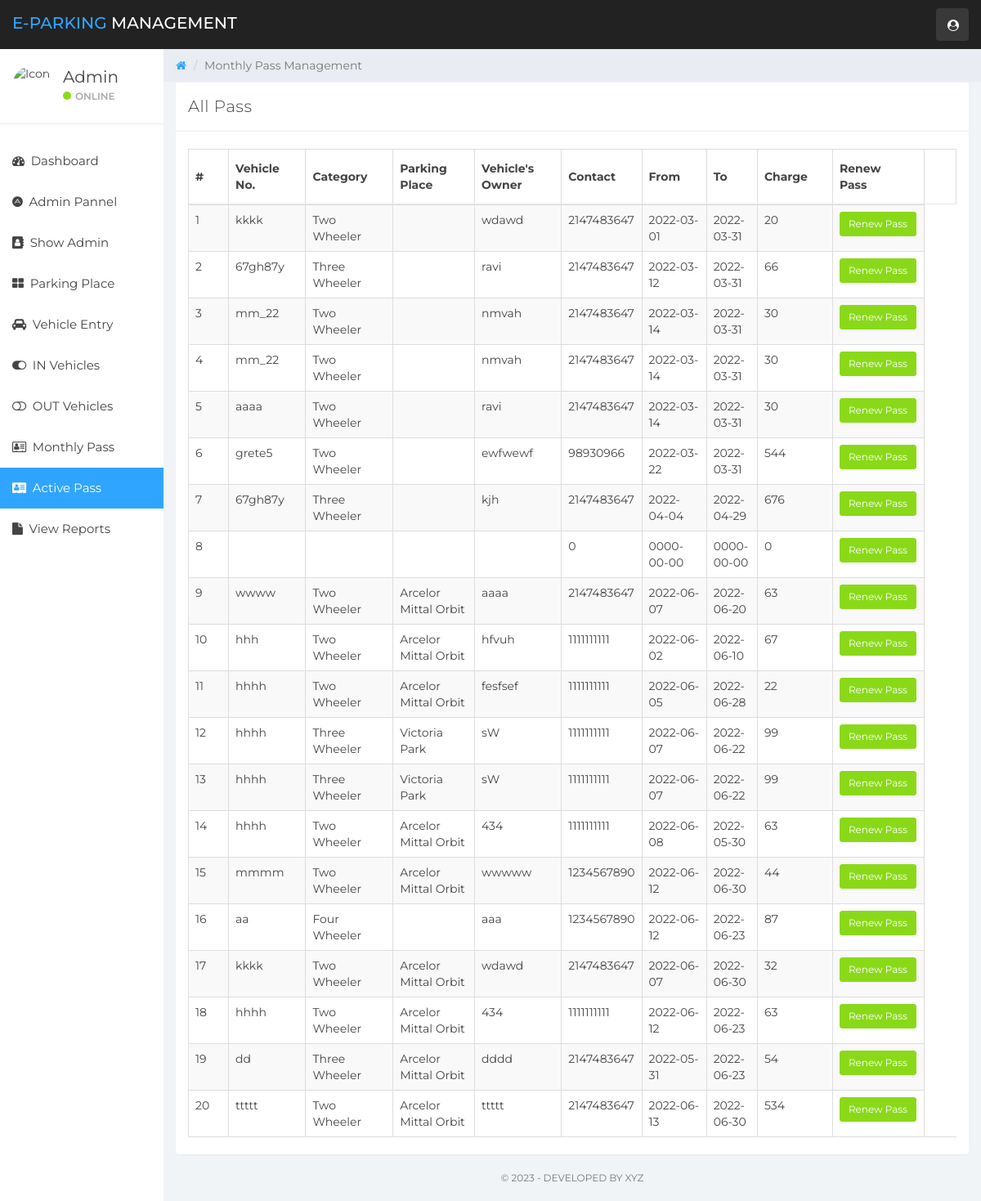
Screenshot of /activepass_a.php (signed in) with the database file from the repository.
### tables this page shows
CREATE TABLE `monthly_pass` (
  `ID` int(5) NOT NULL,
  `Location` varchar(50) NOT NULL,
  `AddedBy` varchar(30) NOT NULL,
  `RegistrationNumber` varchar(30) NOT NULL,
  `VehicleCompanyname` varchar(30) NOT NULL,
  `VehicleCategory` varchar(50) NOT NULL,
  `OwnerName` varchar(50) NOT NULL,
  `OwnerContactNumber` int(10) NOT NULL,
  `FromDate` date NOT NULL,
  `ToDate` date NOT NULL,
  `Charge` int(4) NOT NULL
);

### activepass_a.php (the view, shortened to what this page needs)
<?php
    include('includes/dbconn.php');
    if (strlen($_SESSION['vpmsaid']==0)) {
        header('location:logout.php');
        } else {
?>
<!DOCTYPE html>
<html>
<head>
	<link href="css/bootstrap.min.css" rel="stylesheet">
	<link href="css/font-awesome.min.css" rel="stylesheet">
    <link href="css/datatable.css" rel="stylesheet">
	<link href="css/datepicker3.css" rel="stylesheet">
	<link href="css/styles.css" rel="stylesheet">
</head>
<body>
        <?php include 'includes/navigation.php' ?>
		<?php
		include 'includes/sidebar.php'
		?>
	<div class="col-sm-9 col-sm-offset-3 col-lg-10 col-lg-offset-2 main">
		<div class="row">
			<ol class="breadcrumb">
				<li><a href="dashboard.php">
					<em class="fa fa-home"></em>
				</a></li>
				<li class="active">Monthly Pass Management</li>
			</ol>
		</div>
		<div class="row">
			<div class="col-lg-12">
			</div>
		</div>
		<div class="row">
				<div class="col-lg-12">
					<div class="panel panel-default">
					<div class="panel-heading">All Pass</div>
						<div class="panel-body">
                        <table id="example" class="table table-striped table-hover table-bordered" style="width:100%">
        <thead>
            <tr>
                <th>#</th>
                <th>Vehicle No.</th>
                <th>Category</th>
                <th>Parking Place</th>
                <th>Vehicle's Owner</th>
                <th>Contact</th>
                <th>From</th>
                <th>To</th>
                <th>Charge</th>
                <th>Renew Pass</th>
                <th></th>
            </tr>
        </thead>
        <tbody>
        <?php
        $ret=mysqli_query($con,"SELECT * FROM monthly_pass WHERE  1");
        $cnt=1;
        while ($row=mysqli_fetch_array($ret)) {
        ?>
            <tr>
            <td><?php echo $cnt;?></td>
            <td><?php  echo $row['RegistrationNumber'];?></td>
            <td><?php  echo $row['VehicleCategory'];?></td>
            <td><?php  echo $row['Location'];?></td>
            <td><?php  echo $row['OwnerName'];?></td>
            <td><?php  echo $row['OwnerContactNumber'];?></td>
            <td><?php  echo $row['FromDate'];?></td>
            <td><?php  echo $row['ToDate'];?></td>
            <td><?php  echo $row['Charge'];?></td>
			<td>
			<a href="renew_pass_a.php?editid=<?php echo $row['ID'];?>"> <button type="button" class="btn btn-sm btn-success">Renew Pass</button></a>
		</td>
            </tr>
                <?php $cnt=$cnt+1;}?>
        </tbody>
    </table>
						</div>
					</div>
				</div>
</div>
        <?php include 'includes/footer.php'?>
	</div>
</body>
</html>
<?php }  ?>

### css/datatable.css (style rules this page uses)
table.dataTable { clear: both; margin-top: 6px !important; margin-bottom: 6px !important; max-width: none !important; border-collapse: separate !important; border-spacing: 0; }
table.dataTable td, table.dataTable th { -webkit-box-sizing: content-box; box-sizing: content-box; }
table.dataTable > thead > tr > th:not(.sorting_disabled), table.dataTable > thead > tr > td:not(.sorting_disabled) { padding-right: 30px; }
table.table-bordered.dataTable { border-right-width: 0; }
table.table-bordered.dataTable th, table.table-bordered.dataTable td { border-left-width: 0; }
table.table-bordered.dataTable th:last-child, table.table-bordered.dataTable th:last-child, table.table-bordered.dataTable td:last-child, table.table-bordered.dataTable td:last-child { border-right-width: 1px; }
table.table-bordered.dataTable tbody th, table.table-bordered.dataTable tbody td { border-bottom-width: 0; }

### css/styles.css (style rules this page uses)
body { background: #f1f4f7; padding-top: 60px; font-size: 14px; color: #444444; font-family: "Montserrat", "Helvetica Neue", Helvetica, Arial, sans-serif; }
a, a:hover, a:focus { color: #30a5ff; }
.btn-success, .btn-success:hover, .btn-success:focus, .btn-success:active, .btn-success.active, .open > .dropdown-toggle.btn-success, .btn-success.disabled, .btn-success[disabled], fieldset[disabled] .btn-success, .btn-success.disabled:hover, .btn-success[disabled]:hover, fieldset[disabled] .btn-success:hover, .btn-success.disabled:focus, .btn-success[disabled]:focus, fieldset[disabled] .btn-success:focus, .btn-success.disabled:active, .btn-success[disabled]:active, fieldset[disabled] .btn-success:active, .btn-success.disabled.active, .btn-success[disabled].active, fieldset[disabled] .btn-success.active { background-color: #8ad919; border-color: #8ad919; }
.panel { border: 0; }
.panel-heading { font-size: 20px; font-weight: 300; letter-spacing: 0.025em; height: 60px; line-height: 38px; }
.panel-default .panel-heading { background: #fff; border-bottom: 1px solid #e9ecf2; color: #444444; }
.breadcrumb { border-radius: 0; padding: 10px 15px 10px 15px; background: #e9ecf2; margin: 0; }
.table { background: #fff; }
.table > thead > tr > th { border-bottom: 1px solid #e6e7e8; vertical-align: middle; height: 50px; }

### rows the page displays
monthly_pass: RegistrationNumber "kkkk", VehicleCategory "Two Wheeler", OwnerName "wdawd", OwnerContactNumber "2147483647", FromDate "2022-03-01", ToDate "2022-03-31", Charge "20"
monthly_pass: RegistrationNumber "67gh87y", VehicleCategory "Three Wheeler", OwnerName "ravi", OwnerContactNumber "2147483647", FromDate "2022-03-12", ToDate "2022-03-31", Charge "66"
monthly_pass: RegistrationNumber "mm_22", VehicleCategory "Two Wheeler", OwnerName "nmvah", OwnerContactNumber "2147483647", FromDate "2022-03-14", ToDate "2022-03-31", Charge "30"
monthly_pass: RegistrationNumber "mm_22", VehicleCategory "Two Wheeler", OwnerName "nmvah", OwnerContactNumber "2147483647", FromDate "2022-03-14", ToDate "2022-03-31", Charge "30"
monthly_pass: RegistrationNumber "aaaa", VehicleCategory "Two Wheeler", OwnerName "ravi", OwnerContactNumber "2147483647", FromDate "2022-03-14", ToDate "2022-03-31", Charge "30"
monthly_pass: RegistrationNumber "grete5", VehicleCategory "Two Wheeler", OwnerName "ewfwewf", OwnerContactNumber "98930966", FromDate "2022-03-22", ToDate "2022-03-31", Charge "544"
monthly_pass: RegistrationNumber "67gh87y", VehicleCategory "Three Wheeler", OwnerName "kjh", OwnerContactNumber "2147483647", FromDate "2022-04-04", ToDate "2022-04-29", Charge "676"
monthly_pass: OwnerContactNumber "0", FromDate "0000-00-00", ToDate "0000-00-00", Charge "0"
monthly_pass: RegistrationNumber "wwww", VehicleCategory "Two Wheeler", Location "Arcelor Mittal Orbit", OwnerName "aaaa", OwnerContactNumber "2147483647", FromDate "2022-06-07", ToDate "2022-06-20", Charge "63"
monthly_pass: RegistrationNumber "hhh", VehicleCategory "Two Wheeler", Location "Arcelor Mittal Orbit", OwnerName "hfvuh", OwnerContactNumber "1111111111", FromDate "2022-06-02", ToDate "2022-06-10", Charge "67"
monthly_pass: RegistrationNumber "hhhh", VehicleCategory "Two Wheeler", Location "Arcelor Mittal Orbit", OwnerName "fesfsef", OwnerContactNumber "1111111111", FromDate "2022-06-05", ToDate "2022-06-28", Charge "22"
monthly_pass: RegistrationNumber "hhhh", VehicleCategory "Three Wheeler", Location "Victoria Park", OwnerName "sW", OwnerContactNumber "1111111111", FromDate "2022-06-07", ToDate "2022-06-22", Charge "99"
monthly_pass: RegistrationNumber "hhhh", VehicleCategory "Three Wheeler", Location "Victoria Park", OwnerName "sW", OwnerContactNumber "1111111111", FromDate "2022-06-07", ToDate "2022-06-22", Charge "99"
monthly_pass: RegistrationNumber "hhhh", VehicleCategory "Two Wheeler", Location "Arcelor Mittal Orbit", OwnerName "434", OwnerContactNumber "1111111111", FromDate "2022-06-08", ToDate "2022-05-30", Charge "63"
monthly_pass: RegistrationNumber "mmmm", VehicleCategory "Two Wheeler", Location "Arcelor Mittal Orbit", OwnerName "wwwww", OwnerContactNumber "1234567890", FromDate "2022-06-12", ToDate "2022-06-30", Charge "44"
monthly_pass: RegistrationNumber "aa", VehicleCategory "Four Wheeler", OwnerName "aaa", OwnerContactNumber "1234567890", FromDate "2022-06-12", ToDate "2022-06-23", Charge "87"
monthly_pass: RegistrationNumber "kkkk", VehicleCategory "Two Wheeler", Location "Arcelor Mittal Orbit", OwnerName "wdawd", OwnerContactNumber "2147483647", FromDate "2022-06-07", ToDate "2022-06-30", Charge "32"
monthly_pass: RegistrationNumber "hhhh", VehicleCategory "Two Wheeler", Location "Arcelor Mittal Orbit", OwnerName "434", OwnerContactNumber "1111111111", FromDate "2022-06-12", ToDate "2022-06-23", Charge "63"
monthly_pass: RegistrationNumber "dd", VehicleCategory "Three Wheeler", Location "Arcelor Mittal Orbit", OwnerName "dddd", OwnerContactNumber "2147483647", FromDate "2022-05-31", ToDate "2022-06-23", Charge "54"
monthly_pass: RegistrationNumber "ttttt", VehicleCategory "Two Wheeler", Location "Arcelor Mittal Orbit", OwnerName "ttttt", OwnerContactNumber "2147483647", FromDate "2022-06-13", ToDate "2022-06-30", Charge "534"
